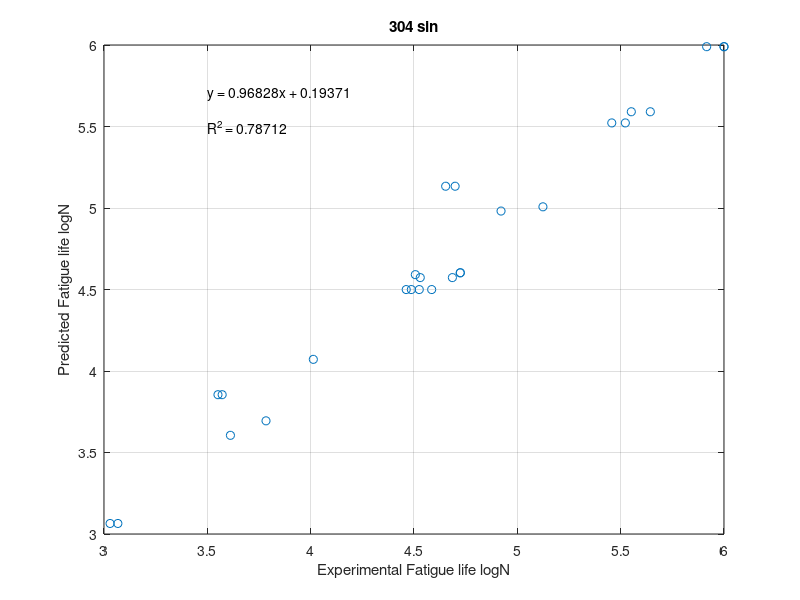

This figure's MATLAB source:
exp = [38500;
10300;
1070;
1167;
6080;
30700;
33530;
29000;
286400;
333100;
4090;
48500;
32100;
33900;
133000;
83400;
1000000;
824200;
1000000;
53000;
52900;
440000;
356000;
3560;
3730;
50000;
45000];

predict = [4.49963635905429;4.07149396064691;3.06458032598875;3.06458032598875;3.69433415984019;4.49963635905429;4.49963635905429;4.49963635905429;5.52198040314189;5.52198040314189;3.60537594118409;4.57299097230803;4.59116979277654;4.57299097230803;5.00733121456974;4.98129401799843;5.98968942171809;5.98968942171809;5.98968942171809;4.60257718550467;4.60257718550467;5.59048956136718;5.59048956136718;3.85469037497881;3.85469037497881;5.13359251688118;5.13359251688118]
    
figure
plot(log10(exp),predict,'o')
title('304 sin')
xlabel('Experimental Fatigue life logN')
ylabel('Predicted Fatigue life logN')
text(3.5, 5.7,'y = 0.96828x + 0.19371');
text(3.5, 5.5,'R^2 = 0.78712');
grid on 

